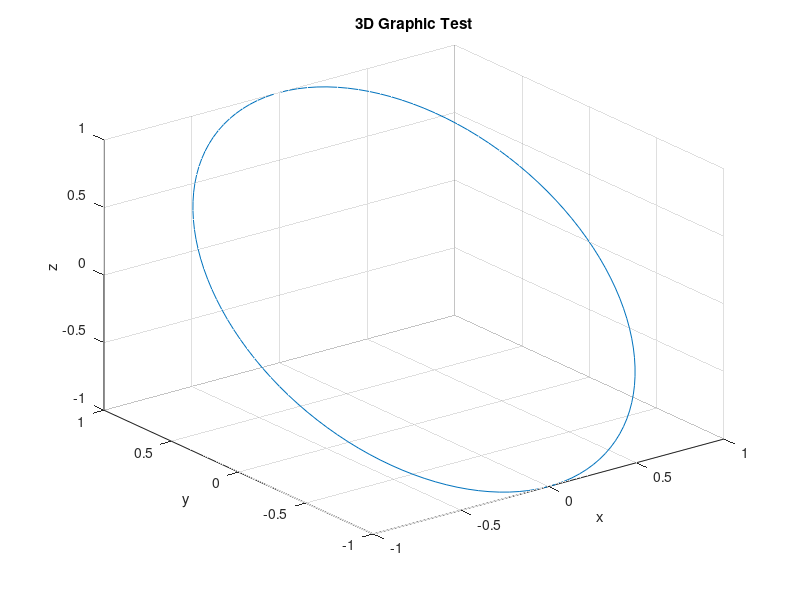

Write the MATLAB code that produced this figure.
x= 0:0.1:4*pi;
y1 = sin(x/2);
y2 = cos(x/2);
y3 = cos(x/2);
plot3(y1,y2,y3)
xlabel('x')
ylabel('y')
zlabel('z')
title('3D Graphic Test')
grid on